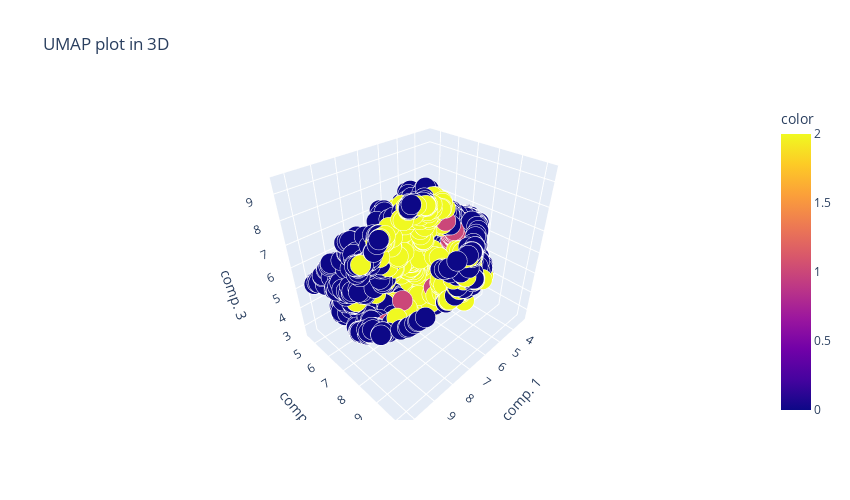

The code cell stored with this chart in its notebook:
### Markdown cell above
#### 3 components

### Code cell
# UMAP
um = umap.UMAP(n_components=3)
components_umap = um.fit_transform(X)

# 3D scatterplot
fig = px.scatter_3d(
    components_umap,
    x=0,
    y=1,
    z=2,
    color=labels,
    size=0.1 * np.ones(len(X)),
    opacity=1,
    title="UMAP plot in 3D",
    labels={"0": "comp. 1", "1": "comp. 2", "2": "comp. 3"},
    width=850,
    height=500,
)
fig.show()

### Figure 1 — Plotly figure (JSON) as saved in the notebook; plotly's stock layout.template omitted (floating-point values rounded to 4 significant figures; data arrays with more than 128 entries replaced by an {"elided": "..."} marker saying what was removed)
{"data": [{"hovertemplate": "comp. 1=%{x}<br>comp. 2=%{y}<br>comp. 3=%{z}<br>size=%{marker.size}<br>color=%{marker.color}<extra></extra>", "legendgroup": "", "marker": {"color": {"elided": "2896 int values"}, "coloraxis": "coloraxis", "opacity": 1, "size": {"elided": "2896 float values"}, "sizemode": "area", "sizeref": 0.00025, "symbol": "circle"}, "mode": "markers", "name": "", "scene": "scene", "showlegend": false, "type": "scatter3d", "x": {"elided": "2896 float values"}, "y": {"elided": "2896 float values"}, "z": {"elided": "2896 float values"}}], "layout": {"coloraxis": {"colorbar": {"title": {"text": "color"}}, "colorscale": [[0, "#0d0887"], [0.1111, "#46039f"], [0.2222, "#7201a8"], [0.3333, "#9c179e"], [0.4444, "#bd3786"], [0.5556, "#d8576b"], [0.6667, "#ed7953"], [0.7778, "#fb9f3a"], [0.8889, "#fdca26"], [1, "#f0f921"]]}, "height": 500, "legend": {"itemsizing": "constant", "tracegroupgap": 0}, "scene": {"domain": {"x": [0, 1], "y": [0, 1]}, "xaxis": {"title": {"text": "comp. 1"}}, "yaxis": {"title": {"text": "comp. 2"}}, "zaxis": {"title": {"text": "comp. 3"}}}, "title": {"text": "UMAP plot in 3D"}, "width": 850}}
